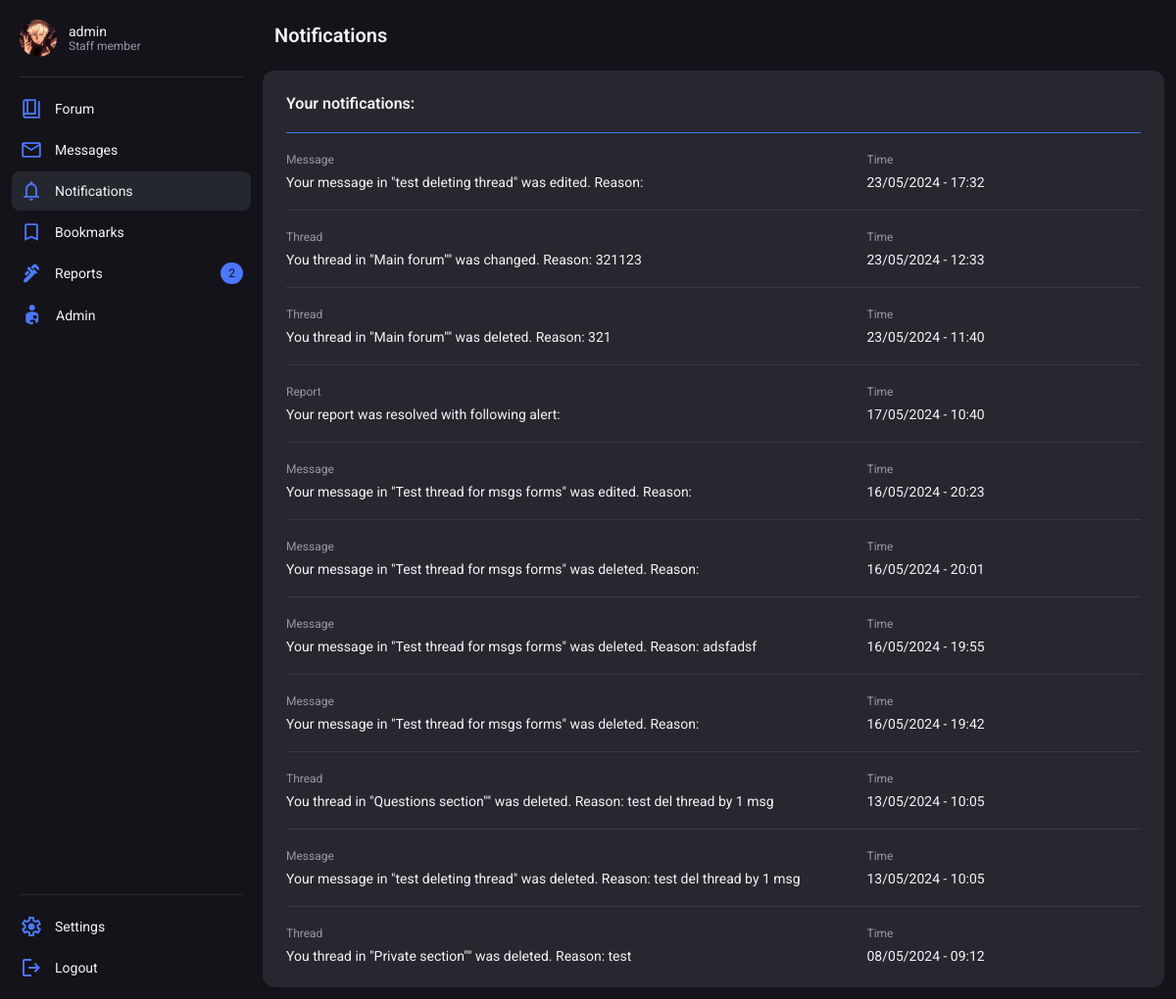
Before: /notifications/ (signed in) with the older database file.
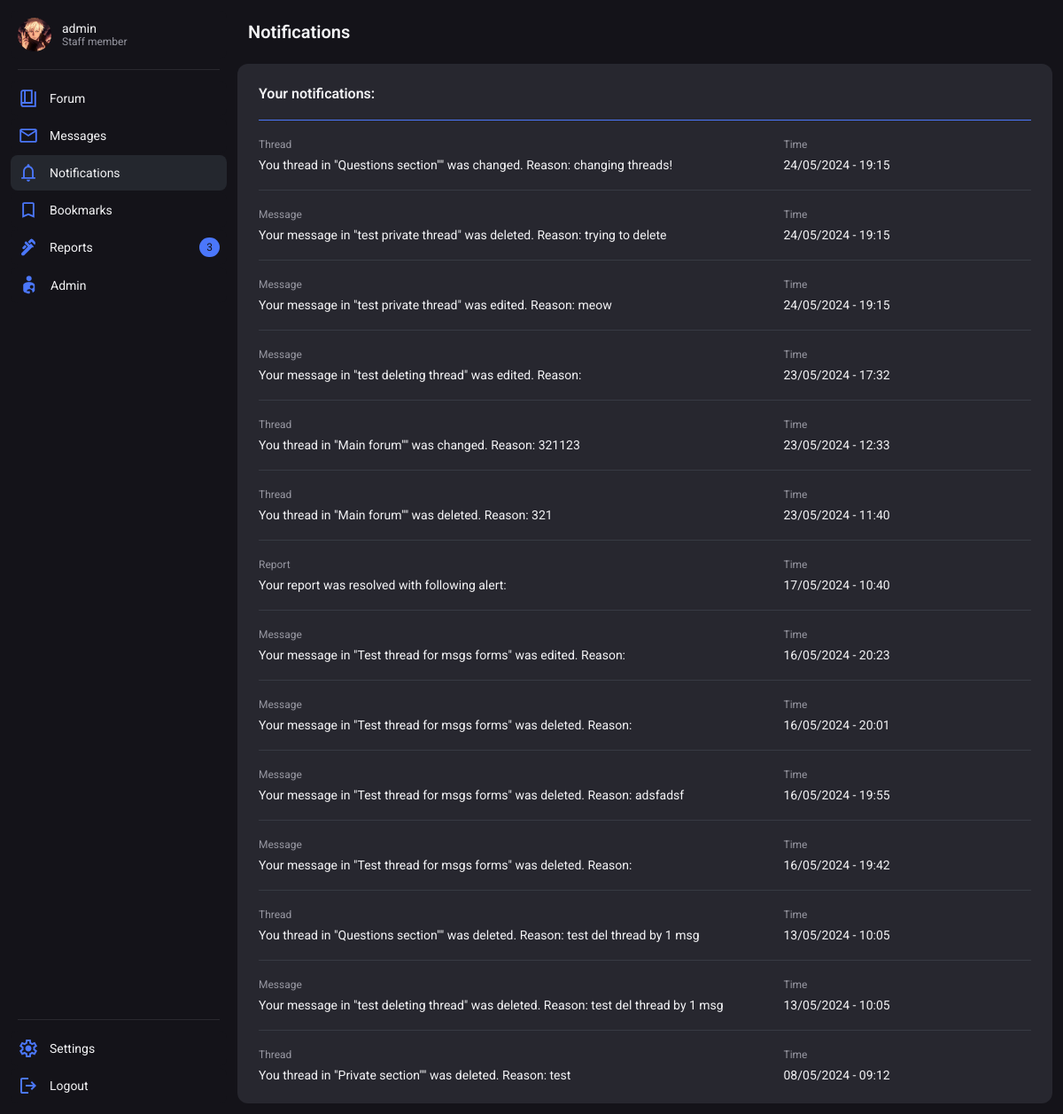
After: the same page with the newer database file.
### users/models.py (models this page shows, shortened)
class Notification(models.Model):
    NOTIFICATIONS_TYPE = (
        (0, 'warning'),
        (2, 'report'),
        (3, 'message_delete'),
        (4, 'message_edit'),
        (5, 'profile_edit'),
        (6, 'thread_delete'),
        (7, 'thread_change')
    )
    user = models.ForeignKey(User, on_delete=models.CASCADE)
    notification_type = models.SmallIntegerField(choices=NOTIFICATIONS_TYPE)
    notification = models.TextField()
    message = models.ForeignKey(Message, on_delete=models.CASCADE, null=True, blank=True)
    thread = models.ForeignKey(Thread, on_delete=models.CASCADE, null=True, blank=True)
    warning = models.ForeignKey(Warnings_history, on_delete=models.CASCADE, null=True, blank=True)
    report = models.ForeignKey(Report, on_delete=models.CASCADE, null=True, blank=True, related_name="linked_report")
    time_created = models.DateTimeField(default=datetime.now())

### forum/models.py (models this page shows, shortened)
class Message(models.Model):
    thread = models.ForeignKey(Thread, on_delete=models.CASCADE)
    user = models.ForeignKey(User, on_delete=models.CASCADE)
    message = models.TextField()
    is_start = models.BooleanField(default=False)
    upvotes = models.PositiveIntegerField(null=True, blank=True, default=0)
    downvotes = models.PositiveIntegerField(null=True, blank=True, default=0)
    is_solution = models.BooleanField(default=False)
    is_visible = models.BooleanField(default=True)
    deleted_by = models.ForeignKey(User, on_delete=models.SET_NULL, blank=True, null=True, related_name="deleted_by")
    invis_reason = models.TextField(blank=True, null=True)
    time_created = models.DateTimeField(default=datetime.now())
    time_changed = models.DateTimeField(null=True, blank=True)
    changer = models.ForeignKey(User, on_delete=models.SET_NULL, null=True, blank=True, related_name="changer")

class Thread(models.Model):
    user = models.ForeignKey(User, on_delete=models.SET_NULL, null=True)
    title = models.CharField(max_length=225)
    slug = models.SlugField(max_length=225, blank=True, null=True)
    node = models.ForeignKey(Node, on_delete=models.CASCADE)
    is_closed = models.BooleanField(default=False)
    is_visible = models.BooleanField(default=True)
    is_pinned = models.BooleanField(default=False)
    msg_amount = models.IntegerField(blank=True, null=True, default=1)
    invis_reason = models.TextField(blank=True, null=True)
    deleted_by = models.ForeignKey(User, on_delete=models.SET_NULL, null=True, blank=True, related_name="thread_deleted_by")
    time_created = models.DateTimeField(default=datetime.now())
    time_changed = models.DateTimeField(null=True, blank=True)

class Node(models.Model):
    name = models.CharField(max_length=225)
    slug = models.SlugField(max_length=225, blank=True, null=True)
    description = models.TextField(blank=True, default=None, null=True)
    type_question = models.BooleanField(default=False)
    type_private = models.BooleanField(default=False)
    user_only = models.BooleanField(default=False)
    staff_only = models.BooleanField(default=True)
    parent = models.ForeignKey('self', on_delete=models.SET_NULL, null=True, blank=True)

### users/views.py (the view)
# urls.py: path('notifications/', notifications, name='notifications'),
def notifications(request):
    try:
        notifs = Notification.objects.filter(user=request.user).order_by('-id')
    except:
        notifs = False
    context = {
        "notifications":notifs
    }
    request.user.profile.active_notifications = 0
    request.user.profile.save()
    return render(request, 'notifications.html', context)

### users/chat_processor.py (called while the page is built, shortened)
def profile_processor(request):
    chat_data = {}
    return chat_data

### users/models.py (called while the page is built)
    def save(self, *args, **kwargs):
        if not self.profile_picture or self.profile_picture == "":
            self.profile_picture = "default.svg"
        super(Profile, self).save(*args, **kwargs)

### users/templates/notifications.html (shortened to what the changed rows need)
{% extends 'base.html' %}
{% block style %}
    {% load static %}
    <link rel="stylesheet" href="{% static 'forum.css' %}">
    <link rel="stylesheet" href="{% static 'bookmarks.css' %}">
{% endblock %}
{% block header %}
    <header class="wrapper">
        <h2 class="title">Notifications</h2>
    </header>
{% endblock %}
{% block content %}
    <div class="container">
        {% if notifications %}
        <div class="container card" >
            <div class="cardHeader wrapper">
                <p class="cardTitle">Your notifications:</p>
            </div>
            {% for notif in notifications %}
            <div class="cardLine"></div>
            <div class="container">
                {% if notif.notification_type == 0 or notif.notification_type == 2 %}
                    <div class="wrapper cardSectionItem">
                {% endif %}
                {% if notif.notification_type == 3 %}
                    <a href="{% url 'thread' notif.message.thread.node.slug notif.message.thread.slug notif.message.thread.id %}" class="wrapper cardSectionItem">
                {% endif %}
                {% if notif.notification_type == 4 %}
                    <a href="{% url 'msg_redirect' notif.message.thread.node.slug notif.message.thread.slug notif.message.thread.id notif.message.id %}" class="wrapper cardSectionItem">
                {% endif %}
                {% if notif.notification_type == 6 %}
                    <a href="{% url 'section' notif.thread.node.slug %}" class="wrapper cardSectionItem">
                {% endif %}
                {% if notif.notification_type == 7 %}
                    <a href="{% url 'thread' notif.thread.node.slug notif.thread.slug notif.thread.id %}" class="wrapper cardSectionItem">
                {% endif %}
                    <div class="cardSectionInnerItem container">
                        {% if notif.notification_type == 2 %}
                            <p class="meta">Report</p>
                            <p class="text">Your report was
                                {% if notif.report.is_resolved %}
                                    resolved
                                    {% else %}
                                        rejected
                                    {% endif %}
                                    with following alert: {{ notif.report.notification }}</p>
                            {% endif %}
                            {% if notif.notification_type == 3 %}
                                <p class="meta">Message</p>
                                <p class="text">Your message in "{{ notif.message.thread.title }}" was deleted. Reason: {{ notif.notification }}</p>
                            {% endif %}
                            {% if notif.notification_type == 4 %}
                                <p class="meta">Message</p>
                                <p class="text">Your message in "{{ notif.message.thread.title }}" was edited. Reason: {{ notif.notification }}</p>
                            {% endif %}
                            {% if notif.notification_type == 6 %}
                                <p class="meta">Thread</p>
                                <p class="text">You thread in "{{ notif.thread.node.name }}"" was deleted. Reason: {{ notif.notification }}</p>
                            {% endif %}
                        {% if notif.notification_type == 7 %}
                            <p class="meta">Thread</p>
                            <p class="text">You thread in "{{ notif.thread.node.name }}"" was changed. Reason: {{ notif.notification }}</p>
                        {% endif %}
                    </div>
                    <div class="cardSectionInnerItem container">
                        <p class="meta">Time</p>
                        <p class="text">{{ notif.time_created|date:"d/m/Y - H:i" }}</p>
                    </div>
            {% if notif.notification_type == 0 or notif.notification_type == 2 %}
                </div>
            {% else %}
                </a>
            {% endif %}
            </div>
            {% endfor %}
        </div>
    </div>
    {% else %}
        <div class="container NoContentBanner">
            <h2 class="title">No notifications</h2>
            <p class="text">Notifications you recive will show up here.</p>
        </div>
    {% endif %}
{% endblock %}

### base/templates/base.html (shortened to what this page needs)
<!DOCTYPE html>
<html lang="en">
<head>
    {% load static %}
    {% if request.user.is_authenticated %}
        <link rel="stylesheet" href="{% static 'themes/theme_' %}{{request.user.preference.color_theme}}.css">
    {% else %}
        <link rel="stylesheet" href="{% static 'themes/theme_0.css' %}">
    {% endif %}
    <link rel="stylesheet" href="{% static 'style.css' %}">
    {% block style %}{% endblock %}
</head>
<body>
    <nav>
        {% if request.user.is_authenticated %}
            <div class="container navBtnContainer" id="navConProfile">
                <a class="wrapper navBtn" href="{% url 'profile_view' request.user.id %}">
                    {%  if avatar_path %}
                        <img class="navBtnAvatar" src="{{ avatar_path }}" alt="">
                    {% else %}
                        <img src="{% static 'assets/missing_avatar.svg' %}" alt="">
                    {% endif %}
                    <div class="container">
                        <span class="text">{{ request.user.username }}</span>
                        <span class="meta">{{request.user.profile.title}}</span>
                    </div>
                </a>
            </div>
            <div class="navLine"></div>
            <div class="container navBtnContainer" id="navConMain">
                <a class="wrapper navBtn {% if current_tab == 'forum' %}focus{% endif %}" href="{% url 'forum_main' %}">
                    <span class="text">Forum</span>
                </a>
                <a class="wrapper navBtn space {% if current_tab == 'message' %}focus{% endif %}" href="{% url 'messages_main' %}">
                    <div class="wrapper navBtnMainContainer">
                        <span class="text">Messages</span>
                    </div>
                </a>
                <a class="wrapper navBtn space {% if current_tab == 'notifications' %}focus{% endif %}" href="{% url 'notifications' %}">
                    <div class="wrapper navBtnMainContainer">
                        <span class="text">Notifications</span>
                    </div>
                </a>
                <a class="wrapper navBtn {% if current_tab == 'bookmarks' %}focus{% endif %}" href="{% url 'bookmarks_main' %}">
                    <span class="text">Bookmarks</span>
                </a>
                {% if perms.moderation.view_reports %}
                <a class="wrapper navBtn space {% if current_tab == 'moderation' %}focus{% endif %}" href="{% url 'moderation_main' %}">
                    <div class="wrapper navBtnMainContainer">
                        <span class="text">Reports</span>
                    </div>
                    {% if reports_amount > 0 %}
                        {% if assigned_reports > 0 %}
                            <p class="navNotificationBadge">{{assigned_reports}}/{{reports_amount}}</p>
                        {% else %}
                            <p class="navNotificationBadge">{{reports_amount}}</p>
                        {% endif %}
                    {% endif %}
                </a>
                {% endif %}
                {% if request.user.is_staff %}
                <a class="wrapper navBtn" href="{% url 'admin:index' %}">
                    <span class="text">Admin</span>
                </a>
                {% endif %}
            </div>
            <div class="navLine"></div>
            <div class="container navBtnContainer" id="navConOptions">
                <a class="wrapper navBtn" href="{% url 'profile_edit' request.user.id %}">
                    <span class="text">Settings</span>
                </a>
                <a class="wrapper navBtn" href="{% url 'logout_user' %}">
                    <span class="text">Logout</span>
                </a>
            </div>
        {% endif %}
    </nav>
    <div class="main">
        {% block header %}{% endblock %}
        {% block content %}{% endblock %}
    </div>
</body>
</html>

Changed rows visible on the page:
added Notification: thread.node.name "Questions section", notification "changing threads!", time_created "24/05/2024 - 19:15"
added Notification: message.thread "test private thread", notification "trying to delete", time_created "24/05/2024 - 19:15"
added Notification: message.thread "test private thread", notification "meow", time_created "24/05/2024 - 19:15"
Other visible differences:
{{ reports_amount }}: "2" → "3"
